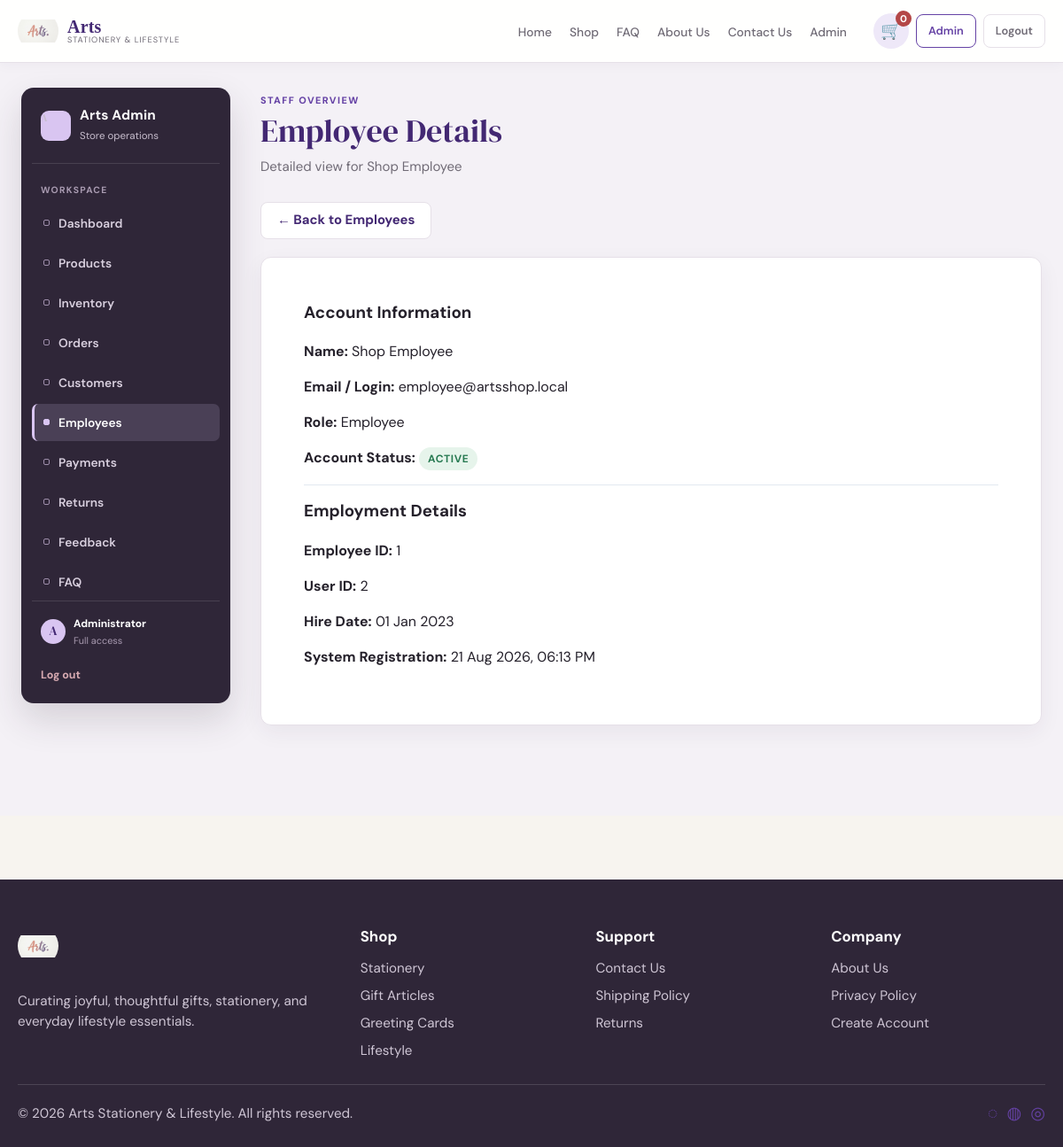
Page /admin/employee-details.php?id=2 (signed in) on the committed database.
### tables this page shows
CREATE TABLE employees (
    employee_id INT UNSIGNED NOT NULL AUTO_INCREMENT,
    user_id     INT UNSIGNED NOT NULL,
    first_name  VARCHAR(100) NOT NULL,
    last_name   VARCHAR(100) NOT NULL,
    hire_date   DATE NOT NULL,
    created_at  TIMESTAMP NOT NULL DEFAULT CURRENT_TIMESTAMP,
    PRIMARY KEY (employee_id),
    UNIQUE KEY uq_employees_user_id (user_id),
    KEY idx_employees_name (last_name, first_name),
    CONSTRAINT fk_employees_user
        FOREIGN KEY (user_id) REFERENCES users (user_id)
        ON DELETE CASCADE ON UPDATE CASCADE
);

CREATE TABLE users (
    user_id       INT UNSIGNED NOT NULL AUTO_INCREMENT,
    email         VARCHAR(255) NOT NULL,
    password_hash VARCHAR(255) NOT NULL,
    role          ENUM('customer', 'employee', 'admin') NOT NULL,
    status        ENUM('active', 'inactive') NOT NULL DEFAULT 'active',
    created_at    TIMESTAMP NOT NULL DEFAULT CURRENT_TIMESTAMP,
    updated_at    TIMESTAMP NOT NULL DEFAULT CURRENT_TIMESTAMP ON UPDATE CURRENT_TIMESTAMP,
    PRIMARY KEY (user_id),
    UNIQUE KEY uq_users_email (email),
    KEY idx_users_role (role),
    KEY idx_users_status (status)
);

### includes/auth.php (called while the page is built, shortened)
<?php
function is_logged_in(): bool
{
    return !empty($_SESSION['user_id']) && !empty($_SESSION['user_role']);
}
function current_user_role(): ?string
{
    return $_SESSION['user_role'];
}

### admin/employee-details.php (the view, shortened to what this page needs)
<?php
require_once dirname(__DIR__) . '/includes/auth.php';
require_once dirname(__DIR__) . '/includes/functions.php';
require_once dirname(__DIR__) . '/includes/header.php';
require_once dirname(__DIR__) . '/includes/navbar.php';
require_once dirname(__DIR__) . '/includes/admin-shell.php';
$db = get_db_connection();
$activePage = 'employees.php';
$adminNav = [
    'index.php' => 'Dashboard', 'products.php' => 'Products', 'inventory.php' => 'Inventory',
    'orders.php' => 'Orders', 'customers.php' => 'Customers', 'employees.php' => 'Employees',
    'payments.php' => 'Payments', 'returns.php' => 'Returns', 'feedback.php' => 'Feedback', 'faq.php' => 'FAQ'
];
$stmt = $db->prepare('
    SELECT u.user_id, u.email, u.role, u.status, u.created_at,
           e.employee_id, e.first_name, e.last_name, e.hire_date
    FROM users u
    LEFT JOIN employees e ON u.user_id = e.user_id
    WHERE u.user_id = :user_id AND u.role = "employee"
');
$stmt->execute([':user_id' => $userId]);
$employee = $stmt->fetch();
?>
<main class="admin-app">
    <div class="admin-layout">
        <?php render_admin_sidebar($adminNav, $activePage, $basePath); ?>
        <section class="admin-main">
            <?php render_admin_page_header('Employee Details', 'Detailed view for ' . htmlspecialchars(trim(($employee['first_name'] ?? '') . ' ' . ($employee['last_name'] ?? '')) ?: 'Employee account', ENT_QUOTES, 'UTF-8'), 'Staff Overview'); ?>
            <div style="margin-bottom: 20px;">
                <a href="employees.php" class="secondary-button" style="text-decoration:none;">&larr; Back to Employees</a>
            </div>
            <div style="display:grid; grid-template-columns: repeat(auto-fit, minmax(300px, 1fr)); gap: 20px; margin-bottom: 30px;">
                <div class="auth-card" style="margin:0; width:auto; max-width:100%;">
                    <h3 style="margin-top:0;">Account Information</h3>
                    <p><strong>Name:</strong> <?= htmlspecialchars(trim(($employee['first_name'] ?? '') . ' ' . ($employee['last_name'] ?? '')) ?: 'N/A', ENT_QUOTES, 'UTF-8') ?></p>
                    <p><strong>Email / Login:</strong> <a href="mailto:<?= htmlspecialchars($employee['email'], ENT_QUOTES, 'UTF-8') ?>"><?= htmlspecialchars($employee['email'], ENT_QUOTES, 'UTF-8') ?></a></p>
                    <p><strong>Role:</strong> <?= ucfirst(htmlspecialchars($employee['role'], ENT_QUOTES, 'UTF-8')) ?></p>
                    <p>
                        <strong>Account Status:</strong>
                        <span class="status-badge <?= $employee['status'] === 'active' ? 'status-delivered' : 'status-cancelled' ?>"><?= ucfirst(htmlspecialchars($employee['status'], ENT_QUOTES, 'UTF-8')) ?></span>
                    </p>
                    <hr style="margin: 15px 0; border: 0; border-top: 1px solid #e2e8f0;">
                    <h3 style="margin-top:0;">Employment Details</h3>
                    <p><strong>Employee ID:</strong> <?= $employee['employee_id'] ? htmlspecialchars($employee['employee_id'], ENT_QUOTES, 'UTF-8') : 'N/A' ?></p>
                    <p><strong>User ID:</strong> <?= htmlspecialchars($employee['user_id'], ENT_QUOTES, 'UTF-8') ?></p>
                    <p><strong>Hire Date:</strong> <?= $employee['hire_date'] ? date('d M Y', strtotime($employee['hire_date'])) : 'N/A' ?></p>
                    <p><strong>System Registration:</strong> <?= date('d M Y, h:i A', strtotime($employee['created_at'])) ?></p>
                </div>
            </div>
        </section>
    </div>
</main>
<?php require_once dirname(__DIR__) . '/includes/footer.php'; ?>

### includes/header.php (shortened to what this page needs)
<?php
$basePath = '/Shopping-Cart';
?>
<!DOCTYPE html>
<html lang="en">
<head>
    <link rel="stylesheet" href="<?= $basePath ?>/assets/css/style.css">
    <link rel="stylesheet" href="<?= $basePath ?>/assets/css/style-enhancements.css">
</head>
<body>
    <div class="site-shell">

### includes/navbar.php (shortened to what this page needs)
<?php
require_once __DIR__ . '/auth.php';
$basePath = '/Shopping-Cart';
$navRole = current_user_role();
$navUser = current_user();
$navCartCount = 0;
?>
<header class="topbar">
    <div class="container nav-container">
        <a href="<?= $basePath ?>/index.php" class="site-logo" aria-label="Arts home">
            <img src="<?= $basePath ?>/assets/images/logo/logo.jpg" alt="Arts" class="site-logo-image">
            <span class="site-logo-copy"><strong>Arts</strong><small>stationery &amp; lifestyle</small></span>
        </a>
        <nav class="main-nav" aria-label="Main navigation">
            <a href="<?= $basePath ?>/index.php">Home</a>
            <a href="<?= $basePath ?>/products.php">Shop</a>
            <a href="<?= $basePath ?>/faq.php">FAQ</a>
            <a href="<?= $basePath ?>/about.php">About Us</a>
            <a href="<?= $basePath ?>/contact.php">Contact Us</a>
            <?php if ($navRole === 'customer'): ?>
                <a href="<?= $basePath ?>/customer/index.php">My Account</a>
            <?php elseif ($navRole === 'employee'): ?>
                <a href="<?= $basePath ?>/employee/index.php">Employee</a>
            <?php elseif ($navRole === 'admin'): ?>
                <a href="<?= $basePath ?>/admin/index.php">Admin</a>
            <?php endif; ?>
        </nav>
        <div class="nav-actions">
            <a href="<?= $basePath ?>/cart.php" class="cart-pill" aria-label="Shopping cart" data-count="<?= $navCartCount ?>">
                <span class="cart-icon">🛒</span>
            </a>
            <?php if ($navRole === 'customer'): ?>
                <a href="<?= $basePath ?>/customer/account.php" class="login-button"><?= htmlspecialchars($navUser['email'] ?? 'Account', ENT_QUOTES, 'UTF-8') ?></a>
                <a href="<?= $basePath ?>/auth/logout.php" class="login-button login-button-muted">Logout</a>
            <?php elseif ($navRole === 'employee'): ?>
                <a href="<?= $basePath ?>/employee/index.php" class="login-button">Employee Portal</a>
                <a href="<?= $basePath ?>/auth/logout.php" class="login-button login-button-muted">Logout</a>
            <?php elseif ($navRole === 'admin'): ?>
                <a href="<?= $basePath ?>/admin/index.php" class="login-button">Admin</a>
                <a href="<?= $basePath ?>/auth/logout.php" class="login-button login-button-muted">Logout</a>
            <?php else: ?>
                <a href="<?= $basePath ?>/auth/login.php" class="login-button">Login</a>
                <a href="<?= $basePath ?>/auth/register.php" class="login-button login-button-muted">Register</a>
            <?php endif; ?>
        </div>
    </div>
</header>

### includes/admin-shell.php
<?php
function render_admin_sidebar(array $adminNav, string $activePage, string $basePath): void
{
    ?>
    <aside class="admin-sidebar">
        <div class="admin-sidebar-brand">
            <span class="admin-brand-mark">A</span>
            <div>
                <strong>Arts Admin</strong>
                <span>Store operations</span>
            </div>
        </div>
        <div class="admin-sidebar-label">Workspace</div>
        <nav class="admin-nav" aria-label="Admin navigation">
            <?php foreach ($adminNav as $url => $label): ?>
                <a href="<?= $url ?>" class="<?= $activePage === $url ? 'is-active' : '' ?>">
                    <span class="admin-nav-marker" aria-hidden="true"></span>
                    <span><?= htmlspecialchars($label, ENT_QUOTES, 'UTF-8') ?></span>
                </a>
            <?php endforeach; ?>
        </nav>
        <div class="admin-sidebar-footer">
            <div class="admin-user-chip">
                <span class="admin-user-avatar">A</span>
                <span><strong>Administrator</strong><small>Full access</small></span>
            </div>
            <a href="<?= $basePath ?>/auth/logout.php" class="admin-logout">Log out</a>
        </div>
    </aside>
    <?php
}
function render_admin_page_header(string $title, string $description, string $eyebrow = 'Admin workspace'): void
{
    ?>
    <header class="admin-page-header">
        <div>
            <span class="admin-eyebrow"><?= htmlspecialchars($eyebrow, ENT_QUOTES, 'UTF-8') ?></span>
            <h1><?= htmlspecialchars($title, ENT_QUOTES, 'UTF-8') ?></h1>
            <p><?= htmlspecialchars($description, ENT_QUOTES, 'UTF-8') ?></p>
        </div>
    </header>
    <?php
}

### includes/footer.php
<?php $basePath = '/Shopping-Cart'; ?>
    <footer class="site-footer">
        <div class="container footer-grid">
            <div>
                <div class="footer-brand"><a href="<?= $basePath ?>/index.php" class="site-logo">
    <img
        src="<?= $basePath ?>/assets/images/logo/logo.jpg"
        alt="Arts"
        class="site-logo-image"
    >
</a></div>
                <p>Curating joyful, thoughtful gifts, stationery, and everyday lifestyle essentials.</p>
            </div>
            <div>
                <h4>Shop</h4>
                <ul>
                    <li><a href="<?= $basePath ?>/products.php">Stationery</a></li>
                    <li><a href="<?= $basePath ?>/products.php">Gift Articles</a></li>
                    <li><a href="<?= $basePath ?>/products.php">Greeting Cards</a></li>
                    <li><a href="<?= $basePath ?>/products.php">Lifestyle</a></li>
                </ul>
            </div>
            <div>
                <h4>Support</h4>
                <ul>
                    <li><a href="<?= $basePath ?>/contact.php">Contact Us</a></li>
                    <li><a href="<?= $basePath ?>/cart.php">Shipping Policy</a></li>
                    <li><a href="<?= $basePath ?>/customer/returns.php">Returns</a></li>
                </ul>
            </div>
            <div>
                <h4>Company</h4>
                <ul>
                    <li><a href="<?= $basePath ?>/about.php">About Us</a></li>
                    <li><a href="<?= $basePath ?>/privacy.php">Privacy Policy</a></li>
                    <li><a href="<?= $basePath ?>/auth/register.php">Create Account</a></li>
                </ul>
            </div>
        </div>
        <div class="container footer-bottom">
            <p>© 2026 Arts Stationery & Lifestyle. All rights reserved.</p>
            <div class="socials" aria-label="Social media links">
                <span>◌</span>
                <span>◍</span>
                <span>◎</span>
            </div>
        </div>
    </footer>
</div>
</body>
</html>

### rows in the picture
employees: first_name+last_name "Shop Employee", user.email "employee@artsshop.local", user.role "Employee", user.status "ACTIVE", employee_id "1", user.user_id "2", hire_date "01 Jan 2023", user.created_at "21 Aug 2026, 06:13 PM"

### other values in the picture
$label "Dashboard"
$label "Products"
$label "Inventory"
$label "Orders"
$label "Customers"
$label "Employees"
$label "Payments"
$label "Returns"
$label "Feedback"
$label "FAQ"
$eyebrow "STAFF OVERVIEW"
$title "Employee Details"
$description "Detailed view for Shop Employee"
